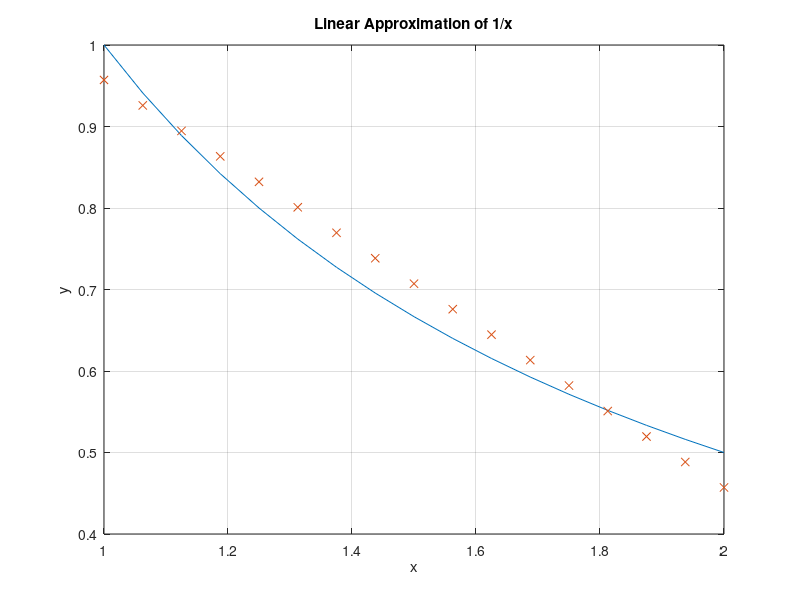

Write the MATLAB code that produced this figure.
clear
clf
c0 = (1 + 2*sqrt(2) + 2)/(2*1*2);
c1 = -0.5;
bits = 4;
step=2^(-bits);
x = 1:step:2;
y = 1./x;
yapprox = c1*x + c0;
plot(x,y)
hold on
plot(x,yapprox,'x')
title('Linear Approximation of 1/x')
xlabel('x')
ylabel('y')
grid